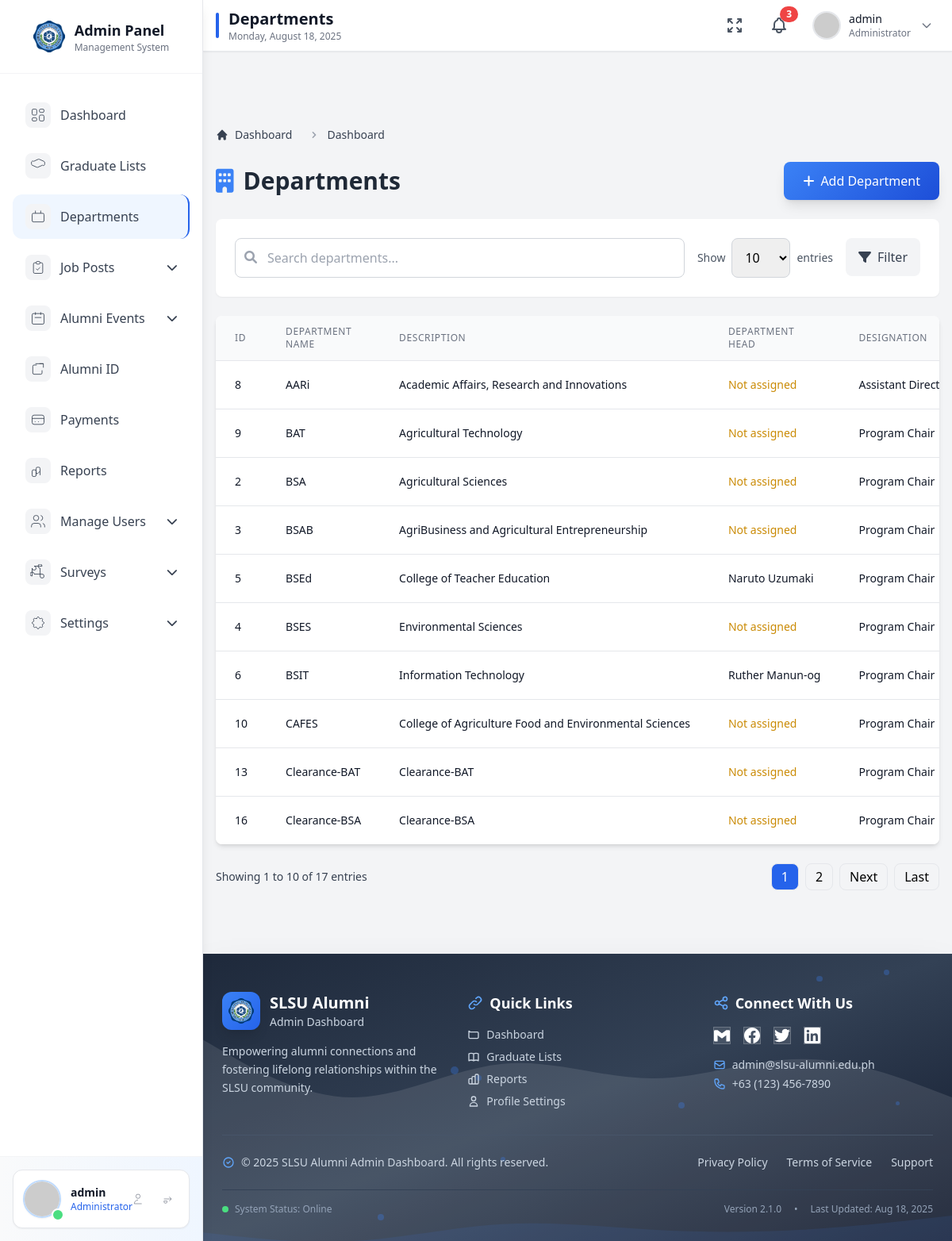
/admin/departments.php (signed in), run on the app's committed database.
### tables this page shows
CREATE TABLE `department` (
  `id` int(11) NOT NULL,
  `Description` varchar(60) DEFAULT '',
  `DepartmentHead` int(11) DEFAULT 0,
  `DepartmentName` varchar(100) DEFAULT '',
  `Designation` varchar(20) DEFAULT '',
  `Active` int(11) DEFAULT 0,
  `AllowOnlineEnrolment` int(11) DEFAULT 0,
  `RestrictIP` int(11) DEFAULT 0
);

### admin/departments.php (the view, shortened to what this page needs)
<?php
include 'includes/header.php';
include 'includes/navbar.php';
include 'includes/sidebar.php';
include 'includes/breadcrumb.php';
include 'config/database.php';
?>
<?php
$search = isset($_GET['search']) ? $_GET['search'] : '';
$filter = isset($_GET['filter']) ? $_GET['filter'] : '';
$entries_per_page = isset($_GET['entries']) ? (int)$_GET['entries'] : 10;
$current_page = isset($_GET['page']) ? (int)$_GET['page'] : 1;
$offset = ($current_page - 1) * $entries_per_page;
$count_query = "SELECT COUNT(*) as total FROM department WHERE 1=1";
$params = [];
$stmt = $conn->prepare($count_query);
$stmt->execute($params);
$total_records = $stmt->fetch(PDO::FETCH_ASSOC)['total'];
$total_pages = ceil($total_records / $entries_per_page);
$chair_map = [];
$chair_stmt = $conn->query("SELECT full_name, program FROM program_chairs");
while ($row = $chair_stmt->fetch(PDO::FETCH_ASSOC)) {
    $chair_map[$row['program']] = $row['full_name'];
}
$query = "SELECT id, DepartmentName, Description, DepartmentHead, Designation, Active FROM department WHERE 1=1";
if (!empty($filter)) {
    $query .= " ORDER BY " . $filter;
} else {
    $query .= " ORDER BY DepartmentName ASC";
}
$query .= " LIMIT :offset, :limit";
try {
    $stmt = $conn->prepare($query);
    $stmt->bindValue(':offset', $offset, PDO::PARAM_INT);
    $stmt->bindValue(':limit', $entries_per_page, PDO::PARAM_INT);
    $stmt->execute();
    $result = $stmt->fetchAll(PDO::FETCH_ASSOC);
} catch (PDOException $e) {
    die("Query failed: " . $e->getMessage());
}
?>
<div class="main-content" style="padding-top: 10rem; margin-left: 0; width: 100%; min-height: 100vh;">
    <div class="container mx-auto px-4 py-8">
        <div class="flex justify-between items-center mb-6">
            <h1 class="text-3xl font-bold text-gray-800 flex items-center gap-3">
                <i class="fas fa-building text-blue-500"></i>
                Departments
            </h1>
            <button onclick="openAddDepartmentModal()"
                    class="btn-primary text-white px-6 py-3 rounded-lg transition-all duration-200 flex items-center shadow-lg">
                <i class="fas fa-plus mr-2"></i>
                Add Department
            </button>
        </div>
        <div class="bg-white rounded-lg shadow-sm p-6 mb-6">
            <div class="flex flex-col md:flex-row gap-4">
                <div class="flex-1">
                    <div class="relative">
                        <input type="text"
                               id="searchInput"
                               value="<?php echo htmlspecialchars($search); ?>"
                               placeholder="Search departments..."
                               class="search-input w-full pl-10 pr-4 py-3 border border-gray-300 rounded-lg focus:ring-2 focus:ring-blue-500 focus:border-blue-500 transition-all duration-200">
                        <i class="fas fa-search absolute left-3 top-4 text-gray-400"></i>
                    </div>
                </div>
                <div class="flex items-center gap-2">
                    <label for="entriesSelect" class="text-sm text-gray-600 whitespace-nowrap">Show</label>
                    <select id="entriesSelect"
                            class="border border-gray-300 rounded-lg px-3 py-3 focus:ring-2 focus:ring-blue-500 focus:border-blue-500 transition-all duration-200">
                        <option value="10" <?php echo $entries_per_page == 10 ? 'selected' : ''; ?>>10</option>
                    </select>
                    <span class="text-sm text-gray-600 whitespace-nowrap">entries</span>
                </div>
                <div class="relative">
                    <button onclick="toggleFilterDropdown()"
                            class="bg-gray-100 text-gray-700 px-4 py-3 rounded-lg hover:bg-gray-200 transition-colors duration-200 flex items-center">
                        <i class="fas fa-filter mr-2"></i>
                        Filter
                    </button>
                </div>
            </div>
        </div>
        <div class="bg-white rounded-lg shadow-md overflow-hidden">
            <div class="table-container">
                <div class="overflow-x-auto">
                    <table class="min-w-full divide-y divide-gray-200">
                        <thead class="bg-gray-50">
                            <tr>
                                <th class="px-6 py-3 text-left text-xs font-medium text-gray-500 uppercase tracking-wider">ID</th>
                                <th class="px-6 py-3 text-left text-xs font-medium text-gray-500 uppercase tracking-wider">Department Name</th>
                                <th class="px-6 py-3 text-left text-xs font-medium text-gray-500 uppercase tracking-wider">Description</th>
                                <th class="px-6 py-3 text-left text-xs font-medium text-gray-500 uppercase tracking-wider">Department Head</th>
                                <th class="px-6 py-3 text-left text-xs font-medium text-gray-500 uppercase tracking-wider">Designation</th>
                            </tr>
                        </thead>
                        <tbody id="tableBody" class="bg-white divide-y divide-gray-200">
                            <?php if (count($result) > 0): ?>
                                <?php foreach ($result as $row): ?>
                                    <tr class="hover:bg-gray-50 transition-colors duration-150">
                                        <td class="px-6 py-4 whitespace-nowrap text-sm text-gray-900"><?php echo htmlspecialchars($row['id']); ?></td>
                                        <td class="px-6 py-4 whitespace-nowrap text-sm text-gray-900 font-medium"><?php echo htmlspecialchars($row['DepartmentName']); ?></td>
                                        <td class="px-6 py-4 whitespace-nowrap text-sm text-gray-900"><?php echo htmlspecialchars($row['Description']); ?></td>
                                        <td class="px-6 py-4 whitespace-nowrap text-sm text-gray-900">
                                            <?php
                                            $dept_id = $row['id'];
                                            if (!empty($chair_map[$dept_id])) {
                                                echo htmlspecialchars($chair_map[$dept_id]);
                                            } else {
                                                echo '<span class="text-yellow-600">Not assigned</span>';
                                            }
                                            ?>
                                        </td>
                                        <td class="px-6 py-4 whitespace-nowrap text-sm text-gray-900"><?php echo htmlspecialchars($row['Designation']); ?></td>
                                    </tr>
                                <?php endforeach; ?>
                            <?php endif; ?>
                        </tbody>
                    </table>
                </div>
            </div>
        </div>
        <div class="flex items-center justify-between mt-6">
            <div id="paginationInfo" class="text-sm text-gray-700">
                Showing <?php echo $offset + 1; ?> to <?php echo min($offset + $entries_per_page, $total_records); ?> of <?php echo $total_records; ?> entries
            </div>
            <div id="paginationControls" class="flex gap-2">
                <?php if ($total_pages > 1): ?>
                    <?php
                    $start_page = max(1, $current_page - 2);
                    $end_page = min($total_pages, $current_page + 2);
                    for ($i = $start_page; $i <= $end_page; $i++):
                    ?>
                        <button onclick="loadPage(<?php echo $i; ?>)" class="px-3 py-1 border rounded-lg <?php echo $i === $current_page ? 'bg-blue-600 text-white' : 'hover:bg-gray-100'; ?> transition-colors duration-200">
                            <?php echo $i; ?>
                        </button>
                    <?php endfor; ?>
                    <?php if ($current_page < $total_pages): ?>
                        <button onclick="loadPage(<?php echo $current_page + 1; ?>)" class="px-3 py-1 border rounded-lg hover:bg-gray-100 transition-colors duration-200">Next</button>
                    <?php endif; ?>
                    <?php if ($current_page < $total_pages): ?>
                        <button onclick="loadPage(<?php echo $total_pages; ?>)" class="px-3 py-1 border rounded-lg hover:bg-gray-100 transition-colors duration-200">Last</button>
                    <?php endif; ?>
                <?php endif; ?>
            </div>
        </div>
    </div>
</div>
<?php include 'includes/footer.php'; ?>
</body>
</html>

### admin/includes/header.php (style rules this page uses)
.main-content { transition: all 0.3s ease-in-out; margin-left: 16rem; width: calc(100% - 16rem); }
.table-container { scrollbar-width: thin; scrollbar-color: #CBD5E0 #EDF2F7; }
.btn-primary { background-color: #3B82F6; color: white; }

### admin/departments.php (style rules this page uses)
@media (min-width: 1024px) { .main-content { margin-left: 16rem !important; width: calc(100% - 16rem) !important; padding-top: 8rem !important; } }
.table-container { position: relative; transition: opacity 0.3s ease; }
.btn-primary { background: linear-gradient(135deg, #3b82f6 0%, #1d4ed8 100%); transition: all 0.3s ease; }

### data on the page
department: id "8", DepartmentName "AARi", Description "Academic Affairs, Research and Innovations", shows "Not assigned", Designation "Assistant…"
department: id "9", DepartmentName "BAT", Description "Agricultural Technology", shows "Not assigned", Designation "Program Chair"
department: id "2", DepartmentName "BSA", Description "Agricultural Sciences", shows "Not assigned", Designation "Program Chair"
department: id "3", DepartmentName "BSAB", Description "AgriBusiness and Agricultural Entrepreneurship", shows "Not assigned", Designation "Program Chair"
department: id "5", DepartmentName "BSEd", Description "College of Teacher Education", id "Naruto Uzumaki", Designation "Program Chair"
department: id "4", DepartmentName "BSES", Description "Environmental Sciences", shows "Not assigned", Designation "Program Chair"
department: id "6", DepartmentName "BSIT", Description "Information Technology", id "Ruther Manun-og", Designation "Program Chair"
department: id "10", DepartmentName "CAFES", Description "College of Agriculture Food and Environmental Sciences", shows "Not assigned", Designation "Program Chair"
department: id "13", DepartmentName "Clearance-BAT", Description "Clearance-BAT", shows "Not assigned", Designation "Program Chair"
department: id "16", DepartmentName "Clearance-BSA", Description "Clearance-BSA", shows "Not assigned", Designation "Program Chair"

### other printed values
str_replace(['.php', '-'], ['', ' '], $current_page) "Departments"
$admin_name "admin"
$breadcrumb['title'] "Dashboard"
$offset + 1 "1"
min($offset + $entries_per_page, $total_records) "10"
$total_records "17"
